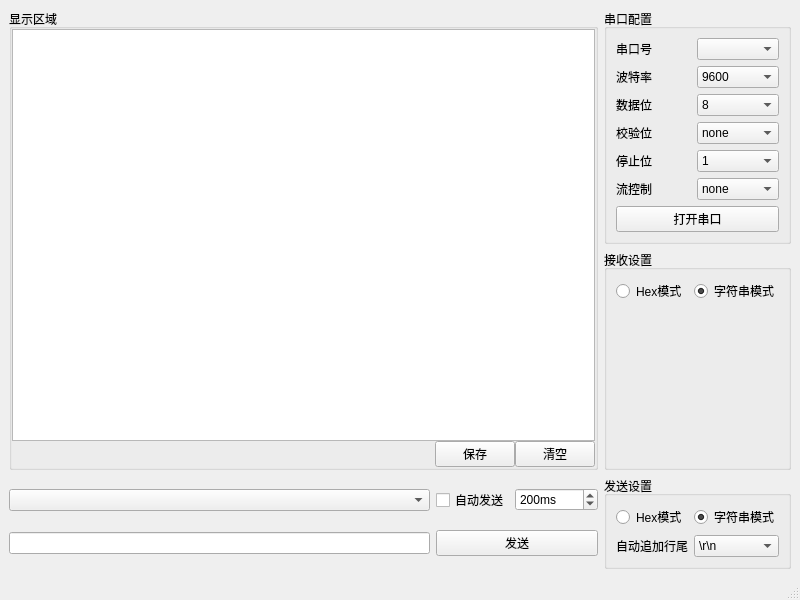
<?xml version="1.0" encoding="UTF-8"?>
<ui version="4.0">
 <class>SerialPortDebugger</class>
 <widget class="QMainWindow" name="SerialPortDebugger">
  <property name="geometry">
   <rect>
    <x>0</x>
    <y>0</y>
    <width>800</width>
    <height>600</height>
   </rect>
  </property>
  <property name="sizePolicy">
   <sizepolicy hsizetype="Fixed" vsizetype="Fixed">
    <horstretch>0</horstretch>
    <verstretch>0</verstretch>
   </sizepolicy>
  </property>
  <property name="minimumSize">
   <size>
    <width>800</width>
    <height>600</height>
   </size>
  </property>
  <property name="windowTitle">
   <string>SerialPortDebugger</string>
  </property>
  <widget class="QWidget" name="centralwidget">
   <layout class="QGridLayout" name="gridLayout_6">
    <item row="0" column="1">
     <widget class="QGroupBox" name="groupBox_2">
      <property name="title">
       <string>串口配置</string>
      </property>
      <layout class="QGridLayout" name="gridLayout">
       <item row="0" column="0">
        <widget class="QLabel" name="Label">
         <property name="text">
          <string>串口号</string>
         </property>
        </widget>
       </item>
       <item row="0" column="1">
        <widget class="QComboBox" name="comboBox_SerialPortName"/>
       </item>
       <item row="1" column="0">
        <widget class="QLabel" name="Label_2">
         <property name="text">
          <string>波特率</string>
         </property>
        </widget>
       </item>
       <item row="1" column="1">
        <widget class="QComboBox" name="comboBox_BaudRate">
         <item>
          <property name="text">
           <string>9600</string>
          </property>
         </item>
         <item>
          <property name="text">
           <string>115200</string>
          </property>
         </item>
        </widget>
       </item>
       <item row="2" column="0">
        <widget class="QLabel" name="Label_3">
         <property name="text">
          <string>数据位</string>
         </property>
        </widget>
       </item>
       <item row="2" column="1">
        <widget class="QComboBox" name="comboBox_CharacterSize">
         <item>
          <property name="text">
           <string>8</string>
          </property>
         </item>
         <item>
          <property name="text">
           <string>7</string>
          </property>
         </item>
         <item>
          <property name="text">
           <string>6</string>
          </property>
         </item>
         <item>
          <property name="text">
           <string>5</string>
          </property>
         </item>
        </widget>
       </item>
       <item row="3" column="0">
        <widget class="QLabel" name="Label_4">
         <property name="text">
          <string>校验位</string>
         </property>
        </widget>
       </item>
       <item row="3" column="1">
        <widget class="QComboBox" name="comboBox_Parity">
         <item>
          <property name="text">
           <string>none</string>
          </property>
         </item>
         <item>
          <property name="text">
           <string>odd</string>
          </property>
         </item>
         <item>
          <property name="text">
           <string>even</string>
          </property>
         </item>
        </widget>
       </item>
       <item row="4" column="0">
        <widget class="QLabel" name="Label_5">
         <property name="text">
          <string>停止位</string>
         </property>
        </widget>
       </item>
       <item row="4" column="1">
        <widget class="QComboBox" name="comboBox_StopBits">
         <item>
          <property name="text">
           <string>1</string>
          </property>
         </item>
         <item>
          <property name="text">
           <string>1.5</string>
          </property>
         </item>
         <item>
          <property name="text">
           <string>2</string>
          </property>
         </item>
        </widget>
       </item>
       <item row="5" column="0">
        <widget class="QLabel" name="Label_6">
         <property name="text">
          <string>流控制</string>
         </property>
        </widget>
       </item>
       <item row="5" column="1">
        <widget class="QComboBox" name="comboBox_FlowControl">
         <item>
          <property name="text">
           <string>none</string>
          </property>
         </item>
         <item>
          <property name="text">
           <string>software</string>
          </property>
         </item>
         <item>
          <property name="text">
           <string>hardware</string>
          </property>
         </item>
        </widget>
       </item>
       <item row="6" column="0" colspan="2">
        <widget class="QPushButton" name="pushButton_SerialPortControl">
         <property name="text">
          <string>打开串口</string>
         </property>
        </widget>
       </item>
      </layout>
     </widget>
    </item>
    <item row="1" column="1">
     <widget class="QGroupBox" name="groupBox">
      <property name="title">
       <string>接收设置</string>
      </property>
      <layout class="QGridLayout" name="gridLayout_3">
       <item row="0" column="0">
        <widget class="QRadioButton" name="radioButton_4">
         <property name="text">
          <string>Hex模式</string>
         </property>
        </widget>
       </item>
       <item row="0" column="1">
        <widget class="QRadioButton" name="radioButton_3">
         <property name="text">
          <string>字符串模式</string>
         </property>
         <property name="checked">
          <bool>true</bool>
         </property>
        </widget>
       </item>
       <item row="1" column="0" colspan="2">
        <spacer name="verticalSpacer">
         <property name="orientation">
          <enum>Qt::Orientation::Vertical</enum>
         </property>
         <property name="sizeHint" stdset="0">
          <size>
           <width>20</width>
           <height>40</height>
          </size>
         </property>
        </spacer>
       </item>
      </layout>
     </widget>
    </item>
    <item row="2" column="0">
     <layout class="QGridLayout" name="gridLayout_2">
      <item row="0" column="0">
       <widget class="QComboBox" name="comboBox"/>
      </item>
      <item row="0" column="1">
       <widget class="QCheckBox" name="checkBox_EnableAutoSend">
        <property name="text">
         <string>自动发送</string>
        </property>
       </widget>
      </item>
      <item row="0" column="2">
       <widget class="QSpinBox" name="spinBox">
        <property name="suffix">
         <string>ms</string>
        </property>
        <property name="maximum">
         <number>600000</number>
        </property>
        <property name="value">
         <number>200</number>
        </property>
       </widget>
      </item>
      <item row="1" column="0">
       <widget class="QLineEdit" name="lineEdit_UserMessage"/>
      </item>
      <item row="1" column="1" colspan="2">
       <widget class="QPushButton" name="pushButton_SendMessage">
        <property name="text">
         <string>发送</string>
        </property>
       </widget>
      </item>
     </layout>
    </item>
    <item row="2" column="1">
     <widget class="QGroupBox" name="groupBox_3">
      <property name="title">
       <string>发送设置</string>
      </property>
      <layout class="QGridLayout" name="gridLayout_4">
       <item row="3" column="1">
        <widget class="QLabel" name="label">
         <property name="text">
          <string>自动追加行尾</string>
         </property>
        </widget>
       </item>
       <item row="0" column="1">
        <widget class="QRadioButton" name="radioButton">
         <property name="text">
          <string>Hex模式</string>
         </property>
        </widget>
       </item>
       <item row="0" column="2">
        <widget class="QRadioButton" name="radioButton_2">
         <property name="text">
          <string>字符串模式</string>
         </property>
         <property name="checked">
          <bool>true</bool>
         </property>
        </widget>
       </item>
       <item row="3" column="2">
        <widget class="QComboBox" name="comboBox_2">
         <item>
          <property name="text">
           <string>\r\n</string>
          </property>
         </item>
         <item>
          <property name="text">
           <string>\n</string>
          </property>
         </item>
         <item>
          <property name="text">
           <string>\r</string>
          </property>
         </item>
        </widget>
       </item>
      </layout>
     </widget>
    </item>
    <item row="0" column="0" rowspan="2">
     <widget class="QGroupBox" name="groupBox_4">
      <property name="title">
       <string>显示区域</string>
      </property>
      <layout class="QGridLayout" name="gridLayout_5">
       <property name="leftMargin">
        <number>0</number>
       </property>
       <property name="topMargin">
        <number>0</number>
       </property>
       <property name="rightMargin">
        <number>0</number>
       </property>
       <property name="bottomMargin">
        <number>0</number>
       </property>
       <property name="spacing">
        <number>0</number>
       </property>
       <item row="1" column="0">
        <spacer name="horizontalSpacer">
         <property name="orientation">
          <enum>Qt::Orientation::Horizontal</enum>
         </property>
         <property name="sizeHint" stdset="0">
          <size>
           <width>399</width>
           <height>20</height>
          </size>
         </property>
        </spacer>
       </item>
       <item row="1" column="1">
        <widget class="QPushButton" name="pushButton_2">
         <property name="text">
          <string>保存</string>
         </property>
        </widget>
       </item>
       <item row="1" column="2">
        <widget class="QPushButton" name="pushButton">
         <property name="text">
          <string>清空</string>
         </property>
        </widget>
       </item>
       <item row="0" column="0" colspan="3">
        <widget class="QTextBrowser" name="textBrowser"/>
       </item>
      </layout>
     </widget>
    </item>
   </layout>
  </widget>
  <widget class="QStatusBar" name="statusbar"/>
  <widget class="QMenuBar" name="menubar">
   <property name="geometry">
    <rect>
     <x>0</x>
     <y>0</y>
     <width>800</width>
     <height>43</height>
    </rect>
   </property>
  </widget>
 </widget>
 <resources/>
 <connections/>
</ui>
